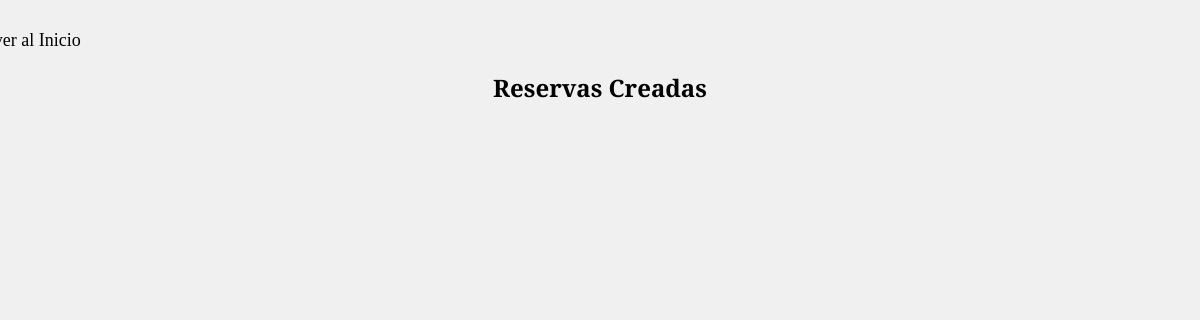
Before: /reservation/list/ with the older database file.
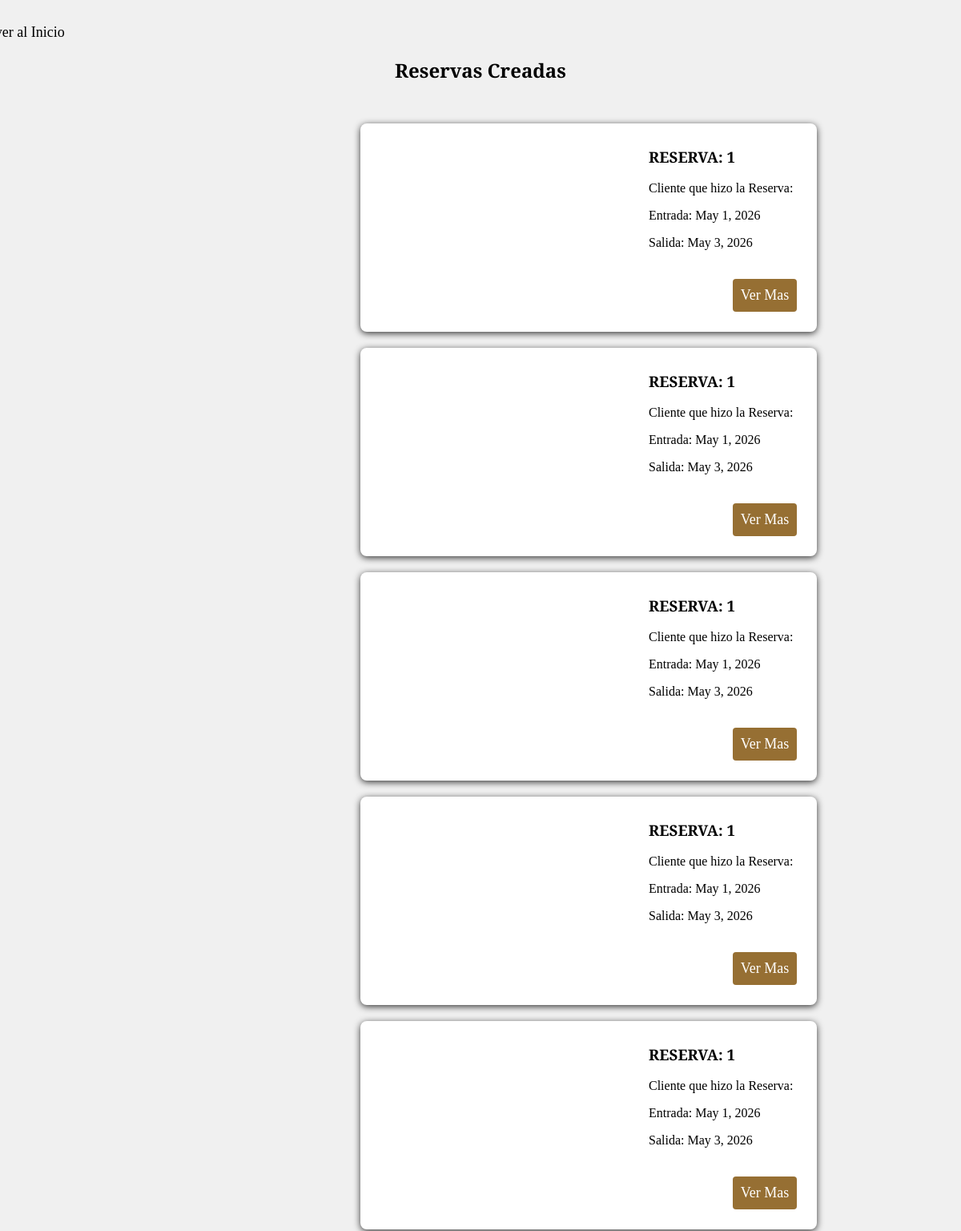
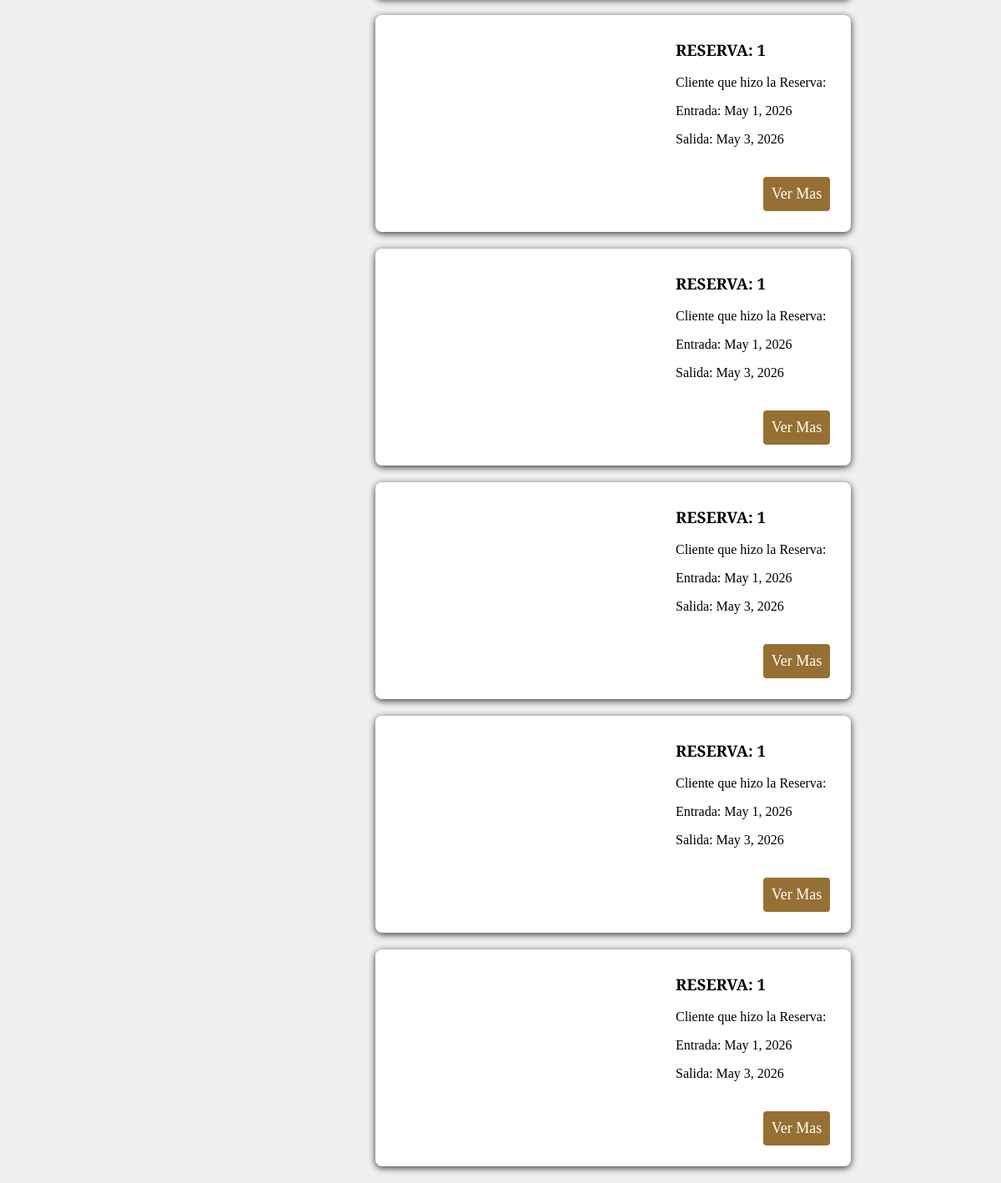
After: the same page with the newer database file (2 pictures, top to bottom).
### reservation/models.py (models this page shows, shortened)
class Reservation(models.Model):
    client = models.ForeignKey(User, on_delete = models.CASCADE, verbose_name="Cliente que hace la Reserva")
    cabin = models.ForeignKey(Cabin, on_delete = models.CASCADE, verbose_name="Cabaña reservada por el Cliente")
    persons = models.IntegerField(verbose_name="Nro. de Personas en la Reserva")
    entrance = models.DateField(verbose_name="Fecha de Entrada")
    exit = models.DateField(verbose_name="Fecha de Salida")
    payment = models.DecimalField(max_digits=6, decimal_places=3)
    class Meta:
        verbose_name = "reservations"
        verbose_name_plural = "reservations"

### cabin/models.py (models this page shows, shortened)
class Cabin(models.Model):
    number = models.IntegerField(verbose_name="Numero de la Cabaña")
    preview = models.TextField(blank=True, null=True, verbose_name="Preview de la Cabaña")
    description = models.TextField(verbose_name="Descripcion de la Cabaña")
    rooms = models.IntegerField(verbose_name="Nro. de Habitaciones")
    bathroom = models.IntegerField(verbose_name="Nro. de Baños")
    dining_room = models.CharField(max_length=20, verbose_name="Comedor")
    kitchen = models.CharField(max_length=20, verbose_name="Cocina")
    availability = models.BooleanField(verbose_name="Disponibilidad de la Cabaña")
    price = models.DecimalField(max_digits=4, decimal_places=2)
    class Meta:
        verbose_name = "cabin"
        verbose_name_plural = "cabins"

### reservation/views.py (the view)
# urls.py: path('list/', ReservationList.as_view(), name="list_reservation"),
class ReservationList(ListView):
    model = Reservation
    template_name = "reservation/list_reservation.html"
    context_object_name = "reservations"

### camping/context_processors.py (called while the page is built)
def form_processor(request):
    return {"form": Contact()}

### templates/reservation/list_reservation.html (shortened to what this page needs)
{% load static %}
<link rel="stylesheet" href="{% static 'css/style.css' %}">
{% block reservation %}
    <nav>
        <a href="{% url 'home' %}" class="return"> Volver al Inicio </a>
    </nav>
    <h2 class="reservation-created"> Reservas Creadas </h2>
    <div class="reservations">
        {% for reservation in reservations %}
            <article class="reservation">
                <h3 class="cabin-number"> RESERVA: {{ reservation.cabin.number }} </h3>
                <p> Cliente que hizo la Reserva: {{ reservation.client.name }} </p>
                <p> Entrada: {{ reservation.entrance }} </p>
                <p> Salida: {{ reservation.exit }} </p>
                <button class="reservation-detail"> <a href="{% url 'reservation:detail_reservation' reservation.pk %}"> Ver Mas </a> </button>
            </article>
        {% endfor %}
    </div>
{% endblock %}

### static/css/style.css (style rules this page uses)
.reservation-created { margin: 50px; }
.reservation { background-color: white; border-radius: 8px; box-shadow: 0 2px 8px #343434; margin: 20px; margin-left: 450px; padding: 10px; height: 240px; width: 550px; }
.cabin-number { margin-left: 350px; text-align: left; }
.reservation > p { margin-left: 350px; text-align: left; }
.reservation-detail { background-color: #966F33; border-radius: 4px; border: none; font-size: 18px; margin: 20px; padding: 10px; position: relative; left: 220px; }
.reservation-detail > a { color: white; text-decoration: none; }
* { font-family: "Ancizar Serif"; }
.return { color: black; font-size: 18px; margin: 20px; padding: 8px; position: relative; right: 575px; top: 30px; text-decoration: none; }

Changed rows visible on the page:
added Reservation: cabin.number "1", entrance "May 1, 2026", exit "May 3, 2026"
added Reservation: cabin.number "1", entrance "May 1, 2026", exit "May 3, 2026"
added Reservation: cabin.number "1", entrance "May 1, 2026", exit "May 3, 2026"
added Reservation: cabin.number "1", entrance "May 1, 2026", exit "May 3, 2026"
added Reservation: cabin.number "1", entrance "May 1, 2026", exit "May 3, 2026"
added Reservation: cabin.number "1", entrance "May 1, 2026", exit "May 3, 2026"
added Reservation: cabin.number "1", entrance "May 1, 2026", exit "May 3, 2026"
added Reservation: cabin.number "1", entrance "May 1, 2026", exit "May 3, 2026"
added Reservation: cabin.number "1", entrance "May 1, 2026", exit "May 3, 2026"
added Reservation: cabin.number "1", entrance "May 1, 2026", exit "May 3, 2026"
